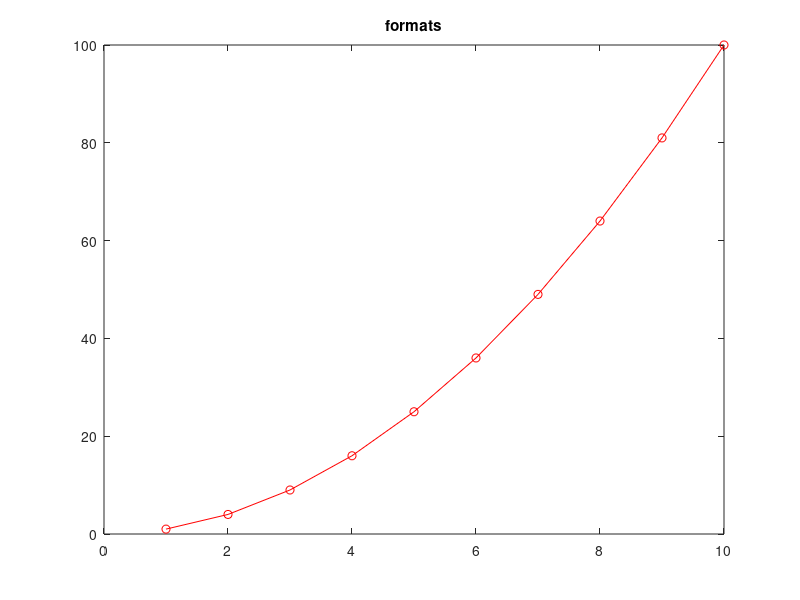

Write MATLAB code to recreate this figure. (Note: this script raises an error after producing the figure.)
%=============================================================================
% Copyright (c) 2016-present Allan CORNET (Nelson)
%=============================================================================
% This file is part of Nelson.
%=============================================================================
% LICENCE_BLOCK_BEGIN
% SPDX-License-Identifier: LGPL-3.0-or-later
% LICENCE_BLOCK_END
%=============================================================================
% <--INTERACTIVE TEST-->
% <--WEB GUI REQUIRED--> run with: nelson-webview --file runtests_web.m
%=============================================================================
% Every raster export in WEB_GUI mode passes through the graphics_io codec
% registry. SVG and PDF retain their dedicated vector exporters.
out = tempname();
if ~isfolder(out)
  mkdir(out);
end
cleanupOut = onCleanup(@() rmdir(out, 's')); %#ok<NLS0004>
f = figure();
plot(1:10, (1:10) .^ 2, 'r-o');
title('formats');
%=============================================================================
rasterFormats = {'png', 'jpg', 'gif', 'webp', 'tiff', 'bmp', 'tga', ...
                 'pbm', 'pgm', 'ppm', 'pnm', 'pcx'};
referenceSize = [];
for k = 1:length(rasterFormats)
  format = rasterFormats{k};
  filename = [out, '/fig.', format];
  saveas(f, filename);
  assert_istrue(isfile(filename));
  decoded = imread(filename);
  currentSize = [size(decoded, 1), size(decoded, 2)];
  if isempty(referenceSize)
    referenceSize = currentSize;
  end
  assert_isequal(currentSize, referenceSize);
end
%=============================================================================
svgFile = [out, '/fig.svg'];
saveas(f, svgFile);
assert_istrue(isfile(svgFile));
svgText = fileread(svgFile);
assert_istrue(contains(svgText, '<svg'));
assert_istrue(contains(svgText, '<polyline'));
assert_istrue(contains(svgText, '<text'));
%=============================================================================
pdfFile = [out, '/fig.pdf'];
saveas(f, pdfFile);
assert_istrue(isfile(pdfFile));
fid = fopen(pdfFile, 'rb');
magic = fread(fid, 5, 'uint8');
fclose(fid);
assert_isequal(char(magic'), '%PDF-');
%=============================================================================
defaultFile = [out, '/fig_default'];
saveas(f, defaultFile);
assert_istrue(isfile([defaultFile, '.png']));
forcedFile = [out, '/fig_forced'];
saveas(f, forcedFile, 'webp');
assert_istrue(isfile([forcedFile, '.webp']));
% Exercise the backend half of the clipboard.image channel. Browser-side
% permission, denial and gesture-retry behavior is covered by the frontend test.
copygraphics(f);
close(f);
%=============================================================================
